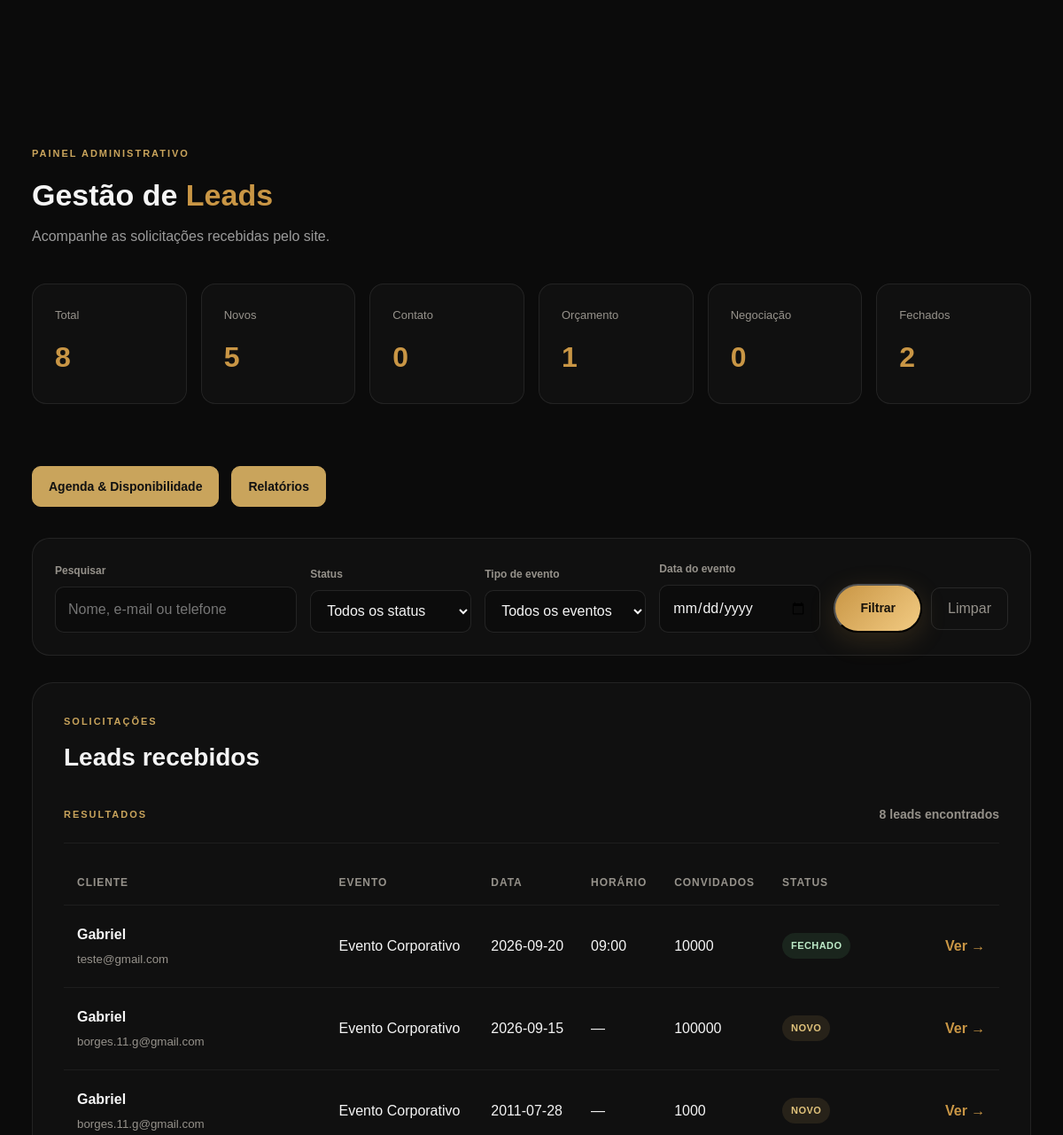
Page /admin/ (signed in, upper part) on the earlier database version.
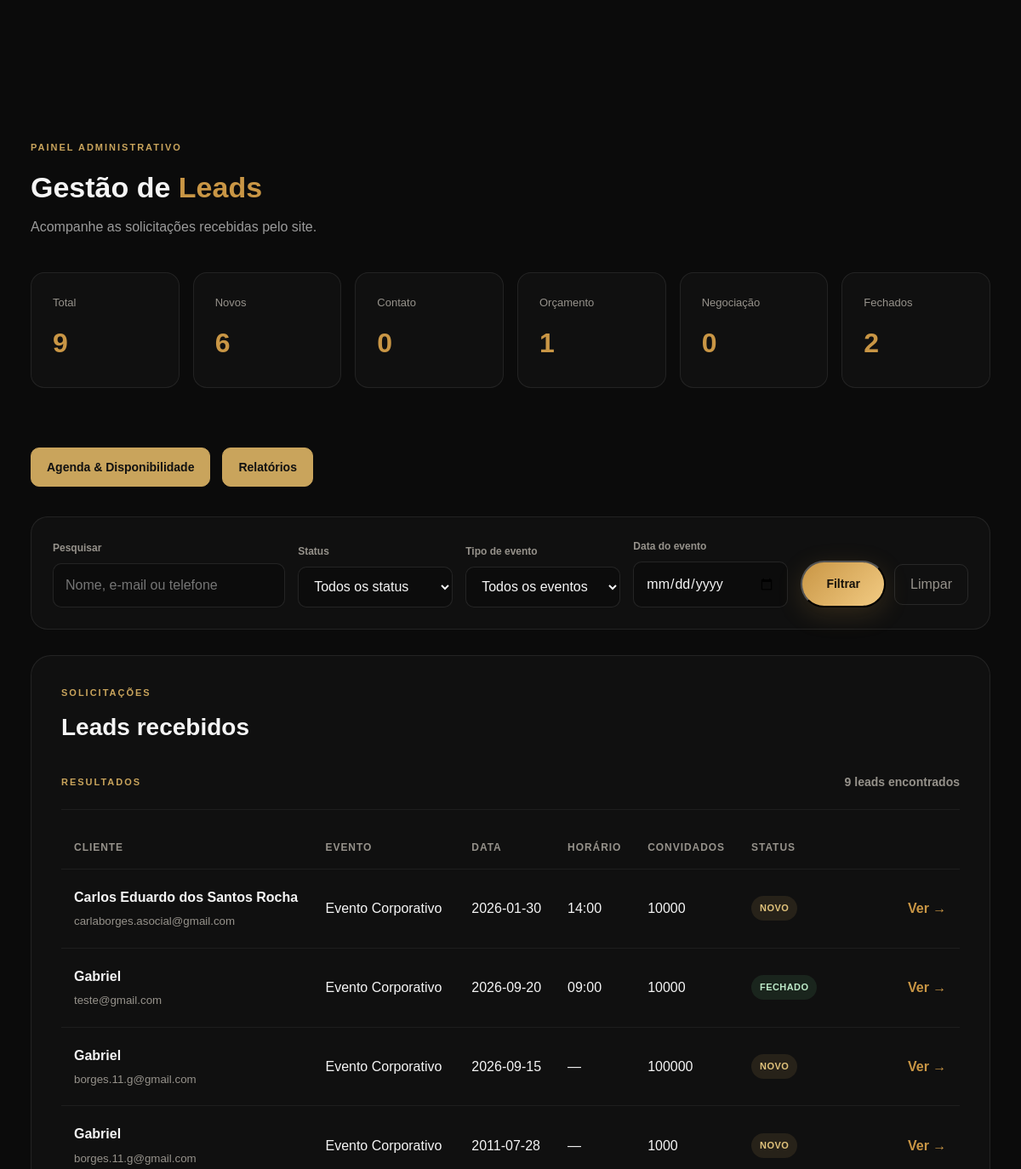
Same page on the later database version.
### tables this page shows
CREATE TABLE leads (

            id INTEGER PRIMARY KEY AUTOINCREMENT,

            name TEXT NOT NULL,

            email TEXT NOT NULL,

            phone TEXT NOT NULL,

            event_type TEXT NOT NULL,

            event_date TEXT,

            event_location TEXT,

            guest_count INTEGER,

            details TEXT,

            status TEXT NOT NULL DEFAULT 'NOVO',

            created_at TIMESTAMP DEFAULT CURRENT_TIMESTAMP

        , notes TEXT, event_time TEXT, availability_id INTEGER);

### routes/admin.py (the view, shortened to what this page needs)
@admin_bp.route("/")
@login_required
def dashboard():
    search = request.args.get("search", "").strip()
    status_filter = request.args.get("status", "").strip()
    event_filter = request.args.get("event_type", "").strip()
    date_filter = request.args.get("event_date", "").strip()
    connection = get_connection()
    cursor = connection.cursor()
    cursor.execute("""
        SELECT
            COUNT(*) AS total,

            SUM(
                CASE
                    WHEN status = 'NOVO'
                    THEN 1 ELSE 0
                END
            ) AS novos,

            SUM(
                CASE
                    WHEN status = 'CONTATO REALIZADO'
                    THEN 1 ELSE 0
                END
            ) AS contato,

            SUM(
                CASE
                    WHEN status = 'ORÇAMENTO ENVIADO'
                    THEN 1 ELSE 0
                END
            ) AS orcamento,

            SUM(
                CASE
                    WHEN status = 'NEGOCIAÇÃO'
                    THEN 1 ELSE 0
                END
            ) AS negociacao,

            SUM(
                CASE
                    WHEN status = 'FECHADO'
                    THEN 1 ELSE 0
                END
            ) AS fechados

        FROM leads
    """)
    stats = cursor.fetchone()
    query = """
        SELECT *
        FROM leads
        WHERE 1 = 1
    """
    params = []
    if status_filter:
        query += " AND status = ?"
        params.append(status_filter)
    if event_filter:
        query += " AND event_type = ?"
        params.append(event_filter)
    if date_filter:
        query += " AND event_date = ?"
        params.append(date_filter)
    query += " ORDER BY created_at DESC"
    cursor.execute(query, params)
    leads = cursor.fetchall()
    connection.close()
    return render_template(
        "admin/dashboard.html",
        stats=stats,
        leads=leads,
        search=search,
        status_filter=status_filter,
        event_filter=event_filter,
        date_filter=date_filter
    )

### auth_utils.py (called while the page is built, shortened)
def login_required(view):
    @wraps(view)
    def wrapped_view(*args, **kwargs):
        return view(*args, **kwargs)
    return wrapped_view

### database/database.py (called while the page is built)
def get_connection():
    connection = sqlite3.connect(DATABASE)
    connection.row_factory = sqlite3.Row
    return connection

### templates/admin/dashboard.html (shortened to what the changed rows need)
{% extends "base.html" %}
{% block content %}
{% block extra_css %}
<link
    rel="stylesheet"
    href="{{ url_for('static', filename='css/admin.css') }}"
>
{% endblock %}
<section class="admin-page">
    <div class="admin-container">
        <div class="admin-header">
            <div>
                <h1>
                    Gestão de <span>Leads</span>
                </h1>
            </div>
        </div>
        <div class="admin-stats">
            <div class="admin-stat">
                <span>Total</span>
                <strong>{{ stats["total"] or 0 }}</strong>
            </div>
            <div class="admin-stat">
                <span>Novos</span>
                <strong>{{ stats["novos"] or 0 }}</strong>
            </div>
        </div>
        <div class="admin-section">
            <div class="admin-section-header">
                <div>
                    <h2>
                        Leads recebidos
                    </h2>
                </div>
            </div>
            <div class="results-header">
                <span class="admin-label">
                    RESULTADOS
                </span>
                <strong>
                    {{ leads|length }}
                    {% if leads|length == 1 %}
                    lead encontrado
                    {% else %}
                    leads encontrados
                    {% endif %}
                </strong>
            </div>
            {% if leads %}
            <div class="leads-table-wrapper">
                <table class="leads-table">
                    <thead>
                        <tr>
                            <th>
                                Cliente
                            </th>
                            <th>
                                Evento
                            </th>
                            <th>
                                Data
                            </th>
                            <th>
                                Horário
                            </th>
                            <th>
                                Convidados
                            </th>
                            <th>
                                Status
                            </th>
                            <th>
                            </th>
                        </tr>
                    </thead>
                    <tbody>
                        {% for lead in leads %}
                        <tr>
                            <td>
                                <strong>
                                    {{ lead["name"] }}
                                </strong>
                                <small>
                                    {{ lead["email"] }}
                                </small>
                            </td>
                            <td>
                                {{ lead["event_type"] }}
                            </td>
                            <td>
                                {{ lead["event_date"] or "—" }}
                            </td>
                            <td>
                                {{ lead["event_time"] or "—" }}
                            </td>
                            <td>
                                {{ lead["guest_count"] or "—" }}
                            </td>
                            <td>
                                <span class="status status-{{ lead['status']|lower|replace(' ', '-') }}">
                                    {{ lead["status"] }}
                                </span>
                            </td>
                            <td>
                                <a href="{{ url_for('admin.lead_detail', lead_id=lead['id']) }}"
                                    class="admin-view-button">
                                    Ver →
                                </a>
                            </td>
                        </tr>
                        {% endfor %}
                    </tbody>
                </table>
            </div>
            {% endif %}
        </div>
    </div>
</section>
{% endblock %}

Differences in the rows shown:
added leads: name "Carlos Eduardo dos Santos Rocha", email "carlaborges.asocial@gmail.com", event_type "Evento Corporativo", event_date "2026-01-30", event_time "14:00", guest_count "10000", status "NOVO"
Other differences:
{{ stats["total"] or 0 }}: "8" → "9"
{{ stats["novos"] or 0 }}: "5" → "6"
{{ leads|length }}: "8" → "9"
